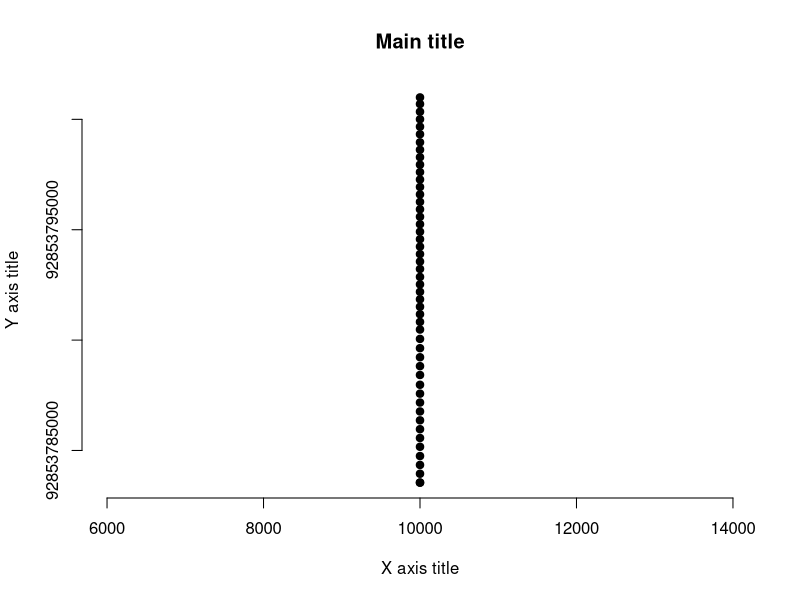
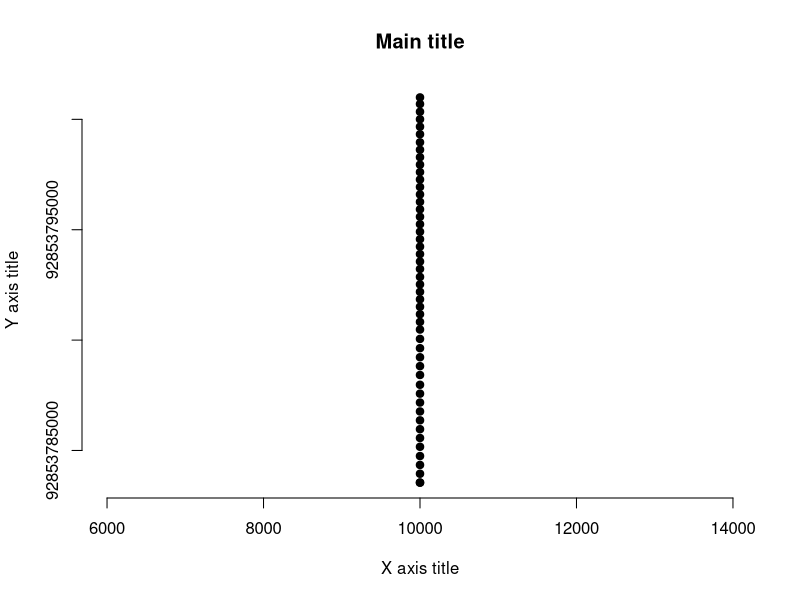

These charts were generated, in order, by the following R code: (Note: this script raises an error after producing the figures.)
matrixSize <- c(10000, 10000, 10000, 10000, 10000, 10000, 10000, 10000, 10000, 10000, 10000, 10000, 10000, 10000, 10000, 10000, 10000, 10000, 10000, 10000, 10000, 10000, 10000, 10000, 10000, 10000, 10000, 10000, 10000, 10000, 10000, 10000, 10000, 10000, 10000, 10000, 10000, 10000, 10000, 10000, 10000, 10000, 10000, 10000, 10000, 10000, 10000, 10000, 10000, 10000)
time <- c(92853783545, 92853783545, 92853783946, 92853784345, 92853784748, 92853785167, 92853785565, 92853785964, 92853786366, 92853786768, 92853787171, 92853787574, 92853787976, 92853788420, 92853788821, 92853789223, 92853789634, 92853790054, 92853790478, 92853790824, 92853791172, 92853791511, 92853791849, 92853792187, 92853792524, 92853792862, 92853793222, 92853793559, 92853793896, 92853794234, 92853794572, 92853794910, 92853795248, 92853795586, 92853795924, 92853796261, 92853796598, 92853796936, 92853797273, 92853797610, 92853797947, 92853798284, 92853798622, 92853798959, 92853799325, 92853799667, 92853800004, 92853800345, 92853800695, 92853800994)
x <- matrixSize
y <- time
# Plot with main and axis titles
# Change point shape (pch = 19) and remove frame.
plot(x, y, main = "Main title",
     xlab = "X axis title", ylab = "Y axis title",
     pch = 19, frame = FALSE)
# Add regression line
plot(x, y, main = "Main title",
     xlab = "X axis title", ylab = "Y axis title",
     pch = 19, frame = FALSE)
abline(lm(y ~ x, data = mtcars), col = "blue")
